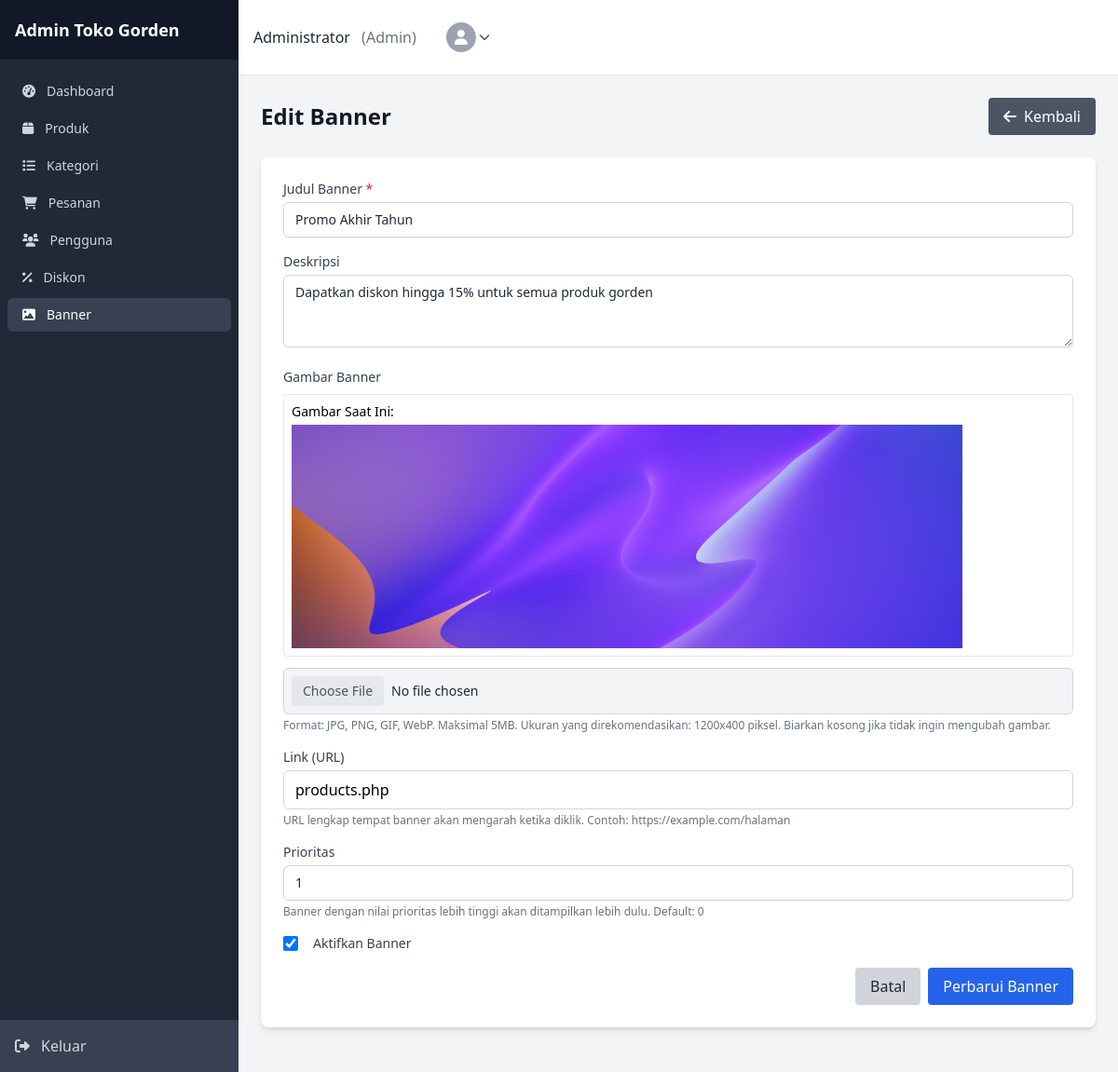
Screenshot of /admin/banners/edit.php?id=1 (signed in) with the database file from the repository.
### tables this page shows
CREATE TABLE `banners` (
  `id` int NOT NULL,
  `title` varchar(100) NOT NULL,
  `description` text,
  `image` varchar(255) NOT NULL,
  `link` varchar(255) DEFAULT NULL,
  `is_active` tinyint(1) DEFAULT '1',
  `priority` int DEFAULT '0',
  `created_at` timestamp NULL DEFAULT CURRENT_TIMESTAMP
);

### lib/models/Banner.php (called while the page is built, shortened)
<?php
class Banner
{
    private $db;
    public function __construct($db)
    {
        $this->db = $db;
    }
    public function getById($id)
    {
        $stmt = $this->db->prepare("SELECT * FROM banners WHERE id = ?");
        $stmt->bind_param("i", $id);
        $stmt->execute();
        $result = $stmt->get_result();
        if ($result->num_rows > 0) {
            return $result->fetch_assoc();
        }
        return null;
    }
}

### admin/banners/edit.php (the view, shortened to what this page needs)
<?php
require_once '../../config/config.php';
require_once '../../lib/models/Banner.php';
$bannerModel = new Banner($conn);
$bannerId = intval($_GET['id']);
$banner = $bannerModel->getById($bannerId);
$formData = [
    'title' => $banner['title'],
    'description' => $banner['description'],
    'link' => $banner['link'],
    'is_active' => $banner['is_active'],
    'priority' => $banner['priority'],
    'image' => $banner['image']
];
include '../inc/header.php';
?>
<div class="flex justify-between items-center mb-6">
    <h1 class="text-2xl font-semibold text-gray-900">Edit Banner</h1>
    <a href="index.php" class="bg-gray-600 hover:bg-gray-700 text-white font-medium py-2 px-4 rounded inline-flex items-center">
        <i class="fas fa-arrow-left mr-2"></i> Kembali
    </a>
</div>
<div class="bg-white shadow-md rounded-lg overflow-hidden mb-6">
    <div class="p-6">
        <form action="" method="POST" enctype="multipart/form-data">
            <div class="mb-4">
                <label for="title" class="block text-sm font-medium text-gray-700 mb-1">Judul Banner <span class="text-red-600">*</span></label>
                <input type="text" id="title" name="title" value="<?php echo $formData['title']; ?>" required
                    class="w-full px-3 py-2 border border-gray-300 rounded-md focus:outline-none focus:ring-2 focus:ring-blue-500">
            </div>
            <div class="mb-4">
                <label for="description" class="block text-sm font-medium text-gray-700 mb-1">Deskripsi</label>
                <textarea id="description" name="description" rows="3"
                    class="w-full px-3 py-2 border border-gray-300 rounded-md focus:outline-none focus:ring-2 focus:ring-blue-500"><?php echo $formData['description']; ?></textarea>
            </div>
            <div class="mb-4">
                <label for="image" class="block text-sm font-medium text-gray-700 mb-1">Gambar Banner</label>
                <?php if (!empty($formData['image'])): ?>
                    <div class="mt-2 mb-3 border rounded p-2" id="current-image">
                        <p class="text-sm font-medium mb-1">Gambar Saat Ini:</p>
                        <img src="<?php echo BASE_URL . 'assets/images/banners/' . $formData['image']; ?>" class="max-w-full h-auto max-h-60" alt="<?php echo $formData['title']; ?>" />
                    </div>
                <?php endif; ?>
                <input type="file" id="image" name="image" accept="image/*"
                    class="w-full px-3 py-2 border border-gray-300 rounded-md focus:outline-none focus:ring-2 focus:ring-blue-500">
                <p class="text-xs text-gray-500 mt-1">Format: JPG, PNG, GIF, WebP. Maksimal 5MB. Ukuran yang direkomendasikan: 1200x400 piksel. Biarkan kosong jika tidak ingin mengubah gambar.</p>
            </div>
            <div class="mb-4">
                <label for="link" class="block text-sm font-medium text-gray-700 mb-1">Link (URL)</label>
                <input type="url" id="link" name="link" value="<?php echo $formData['link']; ?>"
                    class="w-full px-3 py-2 border border-gray-300 rounded-md focus:outline-none focus:ring-2 focus:ring-blue-500">
                <p class="text-xs text-gray-500 mt-1">URL lengkap tempat banner akan mengarah ketika diklik. Contoh: https://example.com/halaman</p>
            </div>
            <div class="mb-4">
                <label for="priority" class="block text-sm font-medium text-gray-700 mb-1">Prioritas</label>
                <input type="number" id="priority" name="priority" value="<?php echo $formData['priority']; ?>" min="0"
                    class="w-full px-3 py-2 border border-gray-300 rounded-md focus:outline-none focus:ring-2 focus:ring-blue-500">
                <p class="text-xs text-gray-500 mt-1">Banner dengan nilai prioritas lebih tinggi akan ditampilkan lebih dulu. Default: 0</p>
            </div>
            <div class="mb-4">
                <label class="flex items-center">
                    <input type="checkbox" id="is_active" name="is_active" <?php echo $formData['is_active'] ? 'checked' : ''; ?>
                        class="rounded border-gray-300 text-blue-600 focus:ring-blue-500">
                    <span class="ml-2 text-sm text-gray-700">Aktifkan Banner</span>
                </label>
            </div>
            <div class="flex justify-end">
                <a href="index.php" class="mr-2 bg-gray-300 hover:bg-gray-400 text-gray-800 font-medium py-2 px-4 rounded">
                    Batal
                </a>
                <button type="submit" class="bg-blue-600 hover:bg-blue-700 text-white font-medium py-2 px-4 rounded">
                    Perbarui Banner
                </button>
            </div>
        </form>
    </div>
</div>
<?php include '../inc/footer.php'; ?>

### admin/inc/header.php (style rules this page uses)
input[type="text"], input[type="number"], input[type="email"], input[type="password"], input[type="date"], input[type="datetime-local"], select, textarea { background-color: #fff; border: 1px solid #d1d5db; border-radius: 0.375rem; padding: 0.5rem 0.75rem; width: 100%; font-size: 0.875rem; line-height: 1.25rem; color: #1f2937; box-shadow: 0 1px 2px 0 rgba(0, 0, 0, 0.05); transition: border-color 0.15s ease-in-out, box-shadow 0.15s ease-in-out; }
input[type="file"] { background-color: #f3f4f6; border: 1px solid #d1d5db; border-radius: 0.375rem; padding: 0.5rem; width: 100%; font-size: 0.875rem; line-height: 1.25rem; color: #1f2937; cursor: pointer; }
input[type="checkbox"], input[type="radio"] { width: 1rem; height: 1rem; color: #3b82f6; background-color: #fff; border: 1px solid #d1d5db; border-radius: 0.25rem; margin-right: 0.5rem; cursor: pointer; }
input[type="checkbox"]:checked, input[type="radio"]:checked { background-color: #3b82f6; border-color: #3b82f6; }
label { font-weight: 500; color: #374151; margin-bottom: 0.25rem; display: block; }
.text-red-600 { color: #dc2626; font-size: 0.875rem; margin-top: 0.25rem; }
button, .btn { padding: 0.5rem 1rem; font-weight: 500; border-radius: 0.375rem; transition: background-color 0.15s ease-in-out; display: inline-flex; align-items: center; justify-content: center; }

### rows the page displays
banners: title "Promo Akhir Tahun", description "Dapatkan diskon hingga 15% untuk semua produk gorden", image (picture), link "products.php", priority "1", is_active "☑"

### other values shown
$_SESSION['user_name'] "Administrator"
